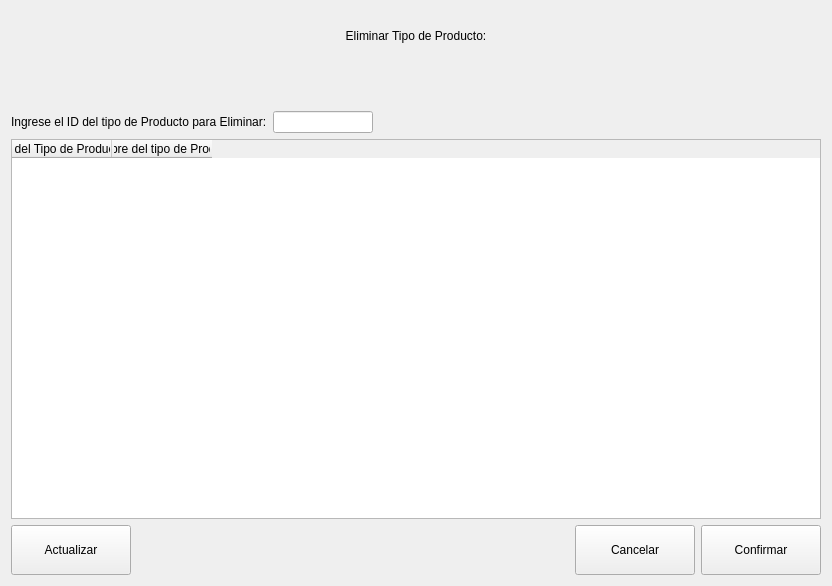
           <widget class="QWidget" name="PageEliminarTipoProducto">
            <layout class="QVBoxLayout" name="verticalLayout_22">
             <item>
              <widget class="QLabel" name="label_26">
               <property name="minimumSize">
                <size>
                 <width>0</width>
                 <height>50</height>
                </size>
               </property>
               <property name="text">
                <string>Eliminar Tipo de Producto:</string>
               </property>
               <property name="alignment">
                <set>Qt::AlignCenter</set>
               </property>
              </widget>
             </item>
             <item>
              <spacer name="verticalSpacer_17">
               <property name="orientation">
                <enum>Qt::Vertical</enum>
               </property>
               <property name="sizeHint" stdset="0">
                <size>
                 <width>20</width>
                 <height>44</height>
                </size>
               </property>
              </spacer>
             </item>
             <item>
              <layout class="QHBoxLayout" name="horizontalLayout_20">
               <item>
                <widget class="QLabel" name="label_27">
                 <property name="text">
                  <string>Ingrese el ID del tipo de Producto para Eliminar:</string>
                 </property>
                </widget>
               </item>
               <item>
                <widget class="QLineEdit" name="lineIDEliminarTipoProducto">
                 <property name="minimumSize">
                  <size>
                   <width>100</width>
                   <height>0</height>
                  </size>
                 </property>
                 <property name="maximumSize">
                  <size>
                   <width>100</width>
                   <height>16777215</height>
                  </size>
                 </property>
                </widget>
               </item>
               <item>
                <spacer name="horizontalSpacer_26">
                 <property name="orientation">
                  <enum>Qt::Horizontal</enum>
                 </property>
                 <property name="sizeHint" stdset="0">
                  <size>
                   <width>40</width>
                   <height>20</height>
                  </size>
                 </property>
                </spacer>
               </item>
              </layout>
             </item>
             <item>
              <widget class="QTableWidget" name="tablaEliminarTipoProducto">
               <property name="minimumSize">
                <size>
                 <width>0</width>
                 <height>380</height>
                </size>
               </property>
               <column>
                <property name="text">
                 <string>ID del Tipo de Producto</string>
                </property>
               </column>
               <column>
                <property name="text">
                 <string>Nombre del tipo de Producto</string>
                </property>
               </column>
              </widget>
             </item>
             <item>
              <layout class="QHBoxLayout" name="horizontalLayout_21">
               <item>
                <widget class="QPushButton" name="btnActualizarEliminarTipoProducto">
                 <property name="minimumSize">
                  <size>
                   <width>120</width>
                   <height>50</height>
                  </size>
                 </property>
                 <property name="text">
                  <string>Actualizar</string>
                 </property>
                </widget>
               </item>
               <item>
                <spacer name="horizontalSpacer_24">
                 <property name="orientation">
                  <enum>Qt::Horizontal</enum>
                 </property>
                 <property name="sizeHint" stdset="0">
                  <size>
                   <width>438</width>
                   <height>20</height>
                  </size>
                 </property>
                </spacer>
               </item>
               <item>
                <widget class="QPushButton" name="btnCancelarEliminarTipoProducto">
                 <property name="minimumSize">
                  <size>
                   <width>120</width>
                   <height>50</height>
                  </size>
                 </property>
                 <property name="text">
                  <string>Cancelar</string>
                 </property>
                </widget>
               </item>
               <item>
                <widget class="QPushButton" name="btnConfirmanEliminarTipoProducto">
                 <property name="minimumSize">
                  <size>
                   <width>120</width>
                   <height>50</height>
                  </size>
                 </property>
                 <property name="text">
                  <string>Confirmar</string>
                 </property>
                </widget>
               </item>
              </layout>
             </item>
            </layout>
           </widget>
